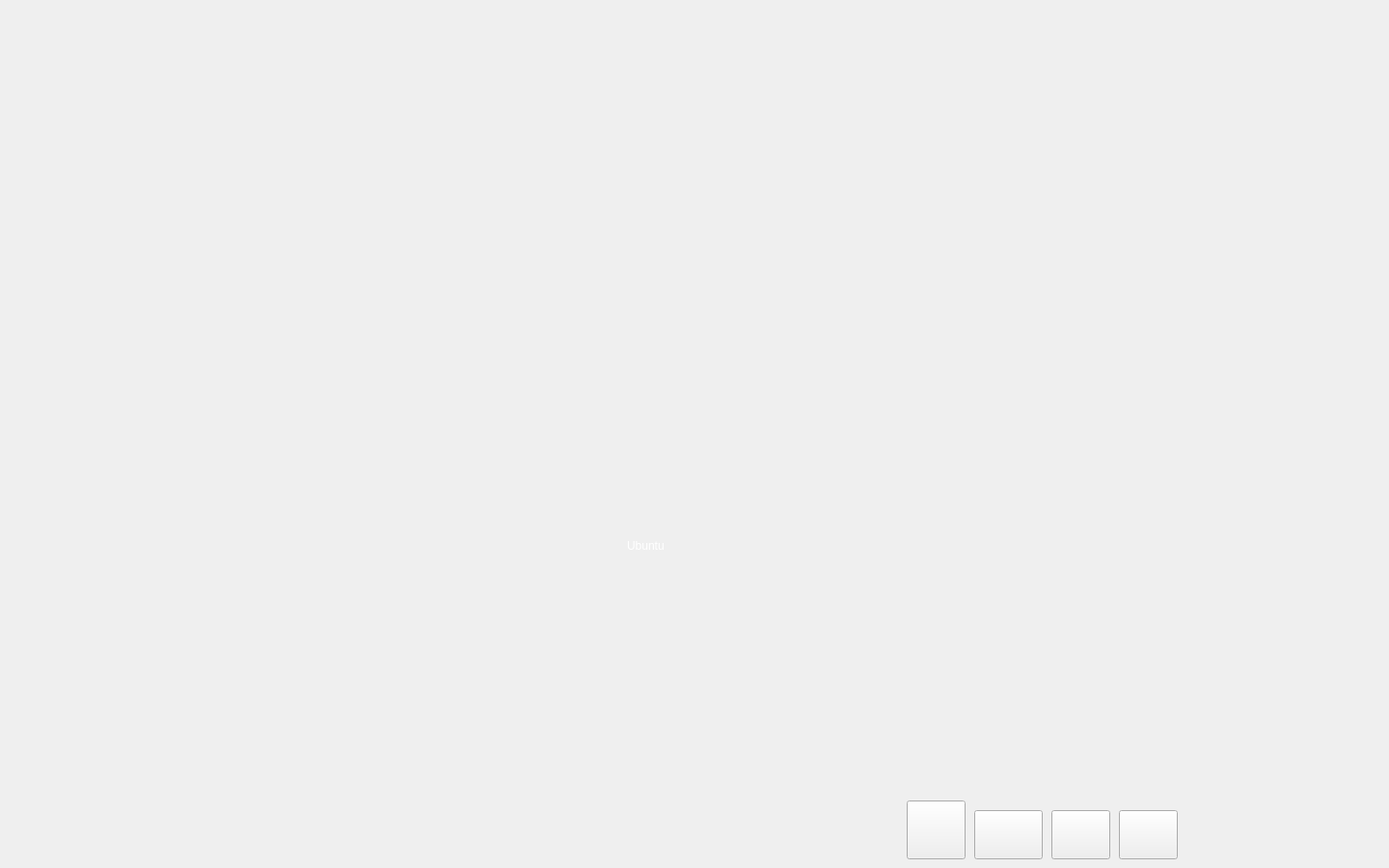
<?xml version="1.0" encoding="UTF-8"?>
<ui version="4.0">
 <class>MainWindow</class>
 <widget class="QMainWindow" name="MainWindow">
  <property name="geometry">
   <rect>
    <x>0</x>
    <y>0</y>
    <width>1440</width>
    <height>900</height>
   </rect>
  </property>
  <property name="windowTitle">
   <string>simOS</string>
  </property>
  <property name="styleSheet">
   <string notr="true">border-image: url(:/timg.jpg);</string>
  </property>
  <widget class="QWidget" name="centralWidget">
   <widget class="QPushButton" name="ProcessManagement">
    <property name="geometry">
     <rect>
      <x>940</x>
      <y>830</y>
      <width>61</width>
      <height>61</height>
     </rect>
    </property>
    <property name="styleSheet">
     <string notr="true">border-image: url(:/process.png);
background-image: none;</string>
    </property>
    <property name="text">
     <string/>
    </property>
   </widget>
   <widget class="QPushButton" name="MemoryManagement">
    <property name="geometry">
     <rect>
      <x>1010</x>
      <y>840</y>
      <width>71</width>
      <height>51</height>
     </rect>
    </property>
    <property name="styleSheet">
     <string notr="true">border-image: none;
border-image: url(:/ram2.jpg);</string>
    </property>
    <property name="text">
     <string/>
    </property>
   </widget>
   <widget class="QLabel" name="Ubuntu">
    <property name="geometry">
     <rect>
      <x>650</x>
      <y>500</y>
      <width>231</width>
      <height>131</height>
     </rect>
    </property>
    <property name="styleSheet">
     <string notr="true">border-image: none;
font: 25pt &quot;Consolas&quot;;
color: rgb(255, 255, 255);</string>
    </property>
    <property name="text">
     <string>Ubuntu</string>
    </property>
   </widget>
   <widget class="QLabel" name="Times">
    <property name="geometry">
     <rect>
      <x>1020</x>
      <y>0</y>
      <width>421</width>
      <height>71</height>
     </rect>
    </property>
    <property name="styleSheet">
     <string notr="true">border-image: none;
font: 15pt &quot;Consolas&quot;;
color: rgb(255, 255, 255);</string>
    </property>
    <property name="text">
     <string/>
    </property>
   </widget>
   <widget class="QPushButton" name="WriteProcess">
    <property name="geometry">
     <rect>
      <x>1090</x>
      <y>840</y>
      <width>61</width>
      <height>51</height>
     </rect>
    </property>
    <property name="styleSheet">
     <string notr="true">border-image: none;
border-image: url(:/folder.jpg);</string>
    </property>
    <property name="text">
     <string/>
    </property>
   </widget>
   <widget class="QPushButton" name="pushButton">
    <property name="geometry">
     <rect>
      <x>1160</x>
      <y>840</y>
      <width>61</width>
      <height>51</height>
     </rect>
    </property>
    <property name="styleSheet">
     <string notr="true">border-image: none;
border-image: url(:/printer.jpg);</string>
    </property>
    <property name="text">
     <string/>
    </property>
   </widget>
  </widget>
 </widget>
 <layoutdefault spacing="6" margin="11"/>
 <resources/>
 <connections/>
</ui>
